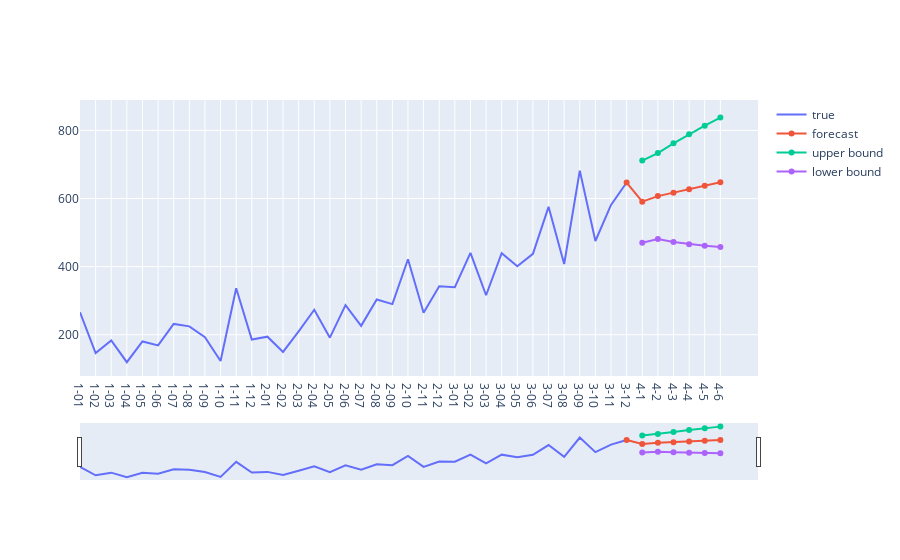

Notebook code cell kept with this figure:
### Code cell
fig= go.Figure(go.Scatter(name='true', x=df_shampoo['Month'], y=df_shampoo['Sales']))
fig.add_trace(go.Scatter(name='forecast', x=df_sales_F['Month'],y=df_sales_F['Sales']))
fig.add_trace(go.Scatter(name='upper bound', x= df_forecast['Month'],y=df_forecast['upper']))
fig.add_trace(go.Scatter(name='lower bound', x= df_forecast['Month'],y=df_forecast['lower']))

fig.update_xaxes(rangeslider_visible=True)
fig.show()

### Figure 1 — Plotly figure (JSON) as saved in the notebook; plotly's stock layout.template omitted (floating-point values rounded to 4 significant figures)
{"data": [{"name": "true", "type": "scatter", "x": ["1-01", "1-02", "1-03", "1-04", "1-05", "1-06", "1-07", "1-08", "1-09", "1-10", "1-11", "1-12", "2-01", "2-02", "2-03", "2-04", "2-05", "2-06", "2-07", "2-08", "2-09", "2-10", "2-11", "2-12", "3-01", "3-02", "3-03", "3-04", "3-05", "3-06", "3-07", "3-08", "3-09", "3-10", "3-11", "3-12"], "y": [266, 145.9, 183.1, 119.3, 180.3, 168.5, 231.8, 224.5, 192.8, 122.9, 336.5, 185.9, 194.3, 149.5, 210.1, 273.3, 191.4, 287, 226, 303.6, 289.9, 421.6, 264.5, 342.3, 339.7, 440.4, 315.9, 439.3, 401.3, 437.4, 575.5, 407.6, 682, 475.3, 581.3, 646.9]}, {"name": "forecast", "type": "scatter", "x": ["3-12", "4-1", "4-2", "4-3", "4-4", "4-5", "4-6"], "y": [646.9, 590.7, 607.1, 617.2, 627.4, 637.6, 647.7]}, {"name": "upper bound", "type": "scatter", "x": ["4-1", "4-2", "4-3", "4-4", "4-5", "4-6"], "y": [711.4, 733.3, 762.1, 788.7, 813.8, 837.8]}, {"name": "lower bound", "type": "scatter", "x": ["4-1", "4-2", "4-3", "4-4", "4-5", "4-6"], "y": [470.0, 480.8, 472.3, 466.1, 461.3, 457.7]}], "layout": {"xaxis": {"rangeslider": {"visible": true}}}}
